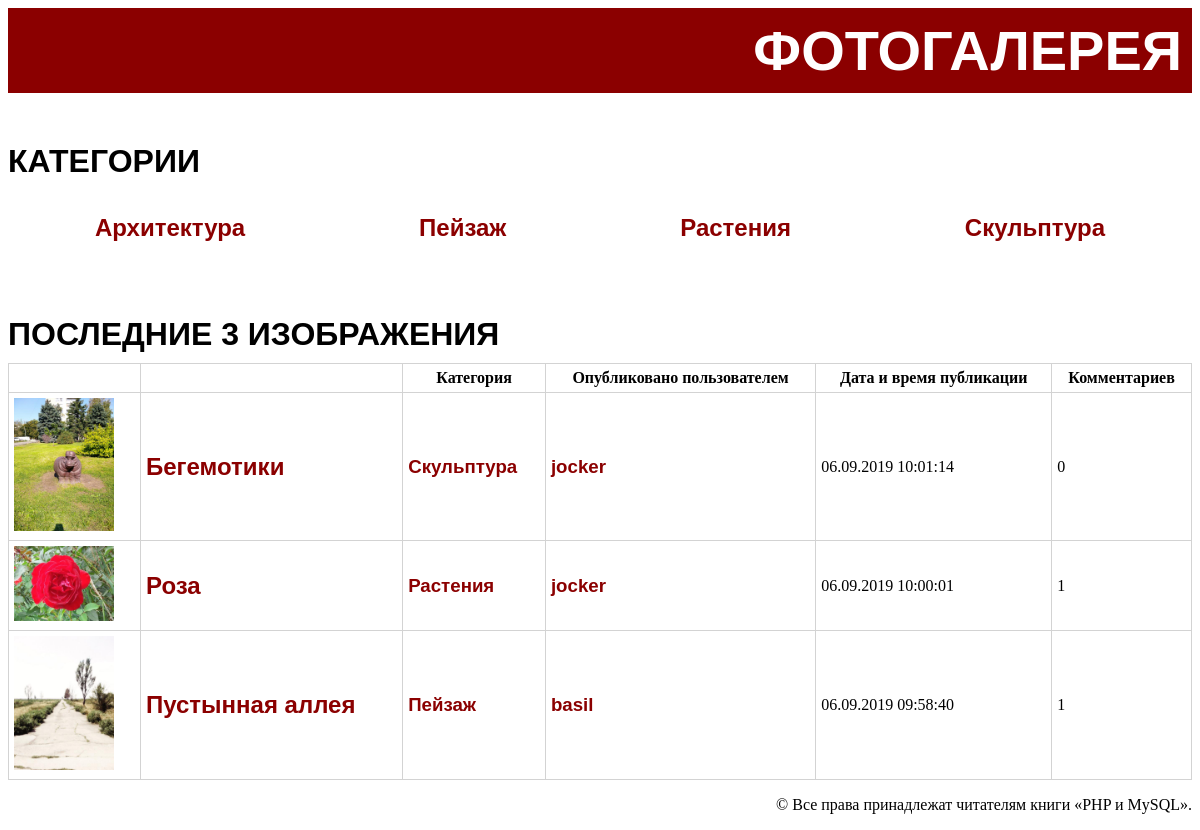
The page / on the database its author committed.
### tables this page shows
CREATE TABLE `categories` (
  `id` int(10) UNSIGNED NOT NULL,
  `name` varchar(20) NOT NULL,
  `slug` varchar(20) NOT NULL
);

CREATE TABLE `pictures` (
  `id` int(10) UNSIGNED NOT NULL,
  `filename` varchar(24) NOT NULL,
  `title` tinytext NOT NULL,
  `description` text NOT NULL,
  `category` int(10) UNSIGNED NOT NULL,
  `user` int(10) UNSIGNED NOT NULL,
  `uploaded` timestamp NOT NULL DEFAULT current_timestamp()
);

CREATE TABLE `users` (
  `id` int(10) UNSIGNED NOT NULL,
  `name` varchar(20) NOT NULL
);

### modules/helpers.php (called while the page is built, shortened)
<?php
    function render(string $template, array $context) {
        global $base_path;
        extract($context);
        require $base_path . '\modules\templates\\' . $template . '.php';
    }
    function connect_to_db(){
        $conn_str = 'mysql:host=' . \Settings\DB_HOST . ';dbname=' .
            \Settings\DB_NAME . ';charset=utf8';
        return new \PDO($conn_str, \Settings\DB_USERNAME,
            \Settings\DB_PASSWORD);
    }
    function get_formatted_timestamp(string $timestamp): string {
        return strftime('%d.%m.%Y %H:%M:%S', strtotime($timestamp));
    }

### modules/controllers/basecontroller.php (called while the page is built, shortened)
<?php
require_once $base_path . 'modules\helpers.php';
class BaseController {
    protected function render(string $template, array $context) {
        $this->context_append($context);
        \Helpers\render($template, $context);
    }
}

### modules/controllers/images.php (called while the page is built, shortened)
<?php
class Images extends BaseController {
    function list() {
        $cats = new \Models\Category();
        $cats->select();
        $picts = new \Models\Picture();
        $picts->select('pictures.id, title, filename, uploaded, ' .
            'users.name AS user_name, categories.name AS cat_name, ' .
            'categories.slug, (SELECT COUNT(*) FROM comments ' .
            'WHERE comments.picture = pictures.id) AS comment_count',
            ['users', 'categories'], '', NULL, '', 0, 3);
        $ctx = ['cats' => $cats, 'picts' => $picts];
        $this->render('list', $ctx);
    }
}

### index.php (called while the page is built, shortened)
<?php
$base_path = __DIR__ . '\\';
require_once $base_path . 'modules\router.php';

### modules/models/Model.php (called while the page is built, shortened)
<?php
require_once $base_path . 'modules\helpers.php';
class Model implements \Iterator {
    static private $connection = NULL;
    function __construct() {
        if (!self::$connection)
            self::$connection = \Helpers\connect_to_db();
    }
    function run($sql, $params = NULL) {
        $this->query = self::$connection->prepare($sql);
        $this->query->execute();
    }
    function select($fields = '*', $links = NULL, $where = '',
        $params = NULL, $order = '', $offset = NULL, $limit = NULL,
        $group = '', $having = '') {
        $s = 'SELECT ' . $fields . ' FROM ' . static::TABLE_NAME;
        if ($links)
            foreach ($links as $ext_table) {
                $rel = static::RELATIONS[$ext_table];
                $s .= ' ' . ((key_exists('type', $rel)) ?
                    $rel['type'] : 'INNER') . ' JOIN ' .  $ext_table .
                    ' ON ' . static::TABLE_NAME . '.' .
                    $rel['external'] . ' = ' . $ext_table . '.' .
                    $rel['primary'];
            }
        if ($order)
            $s .= ' ORDER BY ' . $order;
        else
            $s .= ' ORDER BY ' . static::DEFAULT_ORDER;
        if ($limit && $offset !== NULL)
            $s .= ' LIMIT ' . $offset . ', ' . $limit;
        $s .= ';';
        $this->run($s, $params);
    }
}

### modules/templates/list.php (the view)
<?php require \Helpers\get_fragment_path('__header') ?>
<h2>Категории</h2>
<section id="categories">
    <?php foreach ($cats as $cat) { ?>
    <h3><a href="/cats/<?php echo $cat['slug'] ?>/">
        <?php echo $cat['name'] ?>
    </a></h3>
    <?php } ?>
</section>
<h2>Последние 3 изображения</h2>
<table id="gallery">
    <tr><th></th><th></th><th>Категория</th>
    <th>Опубликовано пользователем</th>
    <th>Дата и время публикации</th><th>Комментариев</th></tr>
    <?php foreach ($picts as $pict) { ?>
    <tr>
        <td><a href="/<?php echo $pict['id'] ?>/?ref=index">
            <img src="<?php echo \Settings\IMAGE_PATH . $pict['filename'] ?>">
        </a></td>
        <td><a href="/<?php echo $pict['id'] ?>/?ref=index">
            <h3><?php echo $pict['title'] ?></h3>
        </a></td>
        <td><h4><a href="/cats/<?php echo $pict['slug'] ?>">
            <?php echo $pict['cat_name'] ?>
        </a></h4></td>
        <td><h4><a href="/users/<?php echo $pict['user_name'] ?>">
            <?php echo $pict['user_name'] ?>
        </a></h4></td>
        <td><?php echo \Helpers\get_formatted_timestamp($pict['uploaded']) ?></td>
        <td><?php echo $pict['comment_count'] ?></td>
    </tr>
    <?php } ?>
</table>
<?php require \Helpers\get_fragment_path('__footer') ?>

### modules/router.php (shortened to what this page needs)
<?php
$request_path = $_GET['route'];
$result = [];
if (preg_match('/^cats\/(\w+)$/', $request_path, $result) === 1) {
    $ctr = new \Controllers\Images();
    $ctr->by_cat($result[1]);
} else if (preg_match('/^users\/(\w+)$/', $request_path, $result) === 1) {
    $ctr = new \Controllers\Images();
    $ctr->by_user($result[1]);
} else if (preg_match('/^(\d+)$/', $request_path, $result) === 1) {
    $index = (integer)$result[1];
    $ctr = new \Controllers\Images();
    $ctr->item($index);
} else if ($request_path == '') {
    $ctr = new \Controllers\Images();
    $ctr->list();
} else {
    throw new Page404Exception();
}

### modules/templates/__header.inc.php (shortened to what this page needs)
<!doctype html>
<html>
<head>
    <link href="/styles.css" rel="stylesheet" type="text/css">
</head>
<body>
<h1><a href="/"><?php echo \Settings\SITE_NAME ?></a></h1>

### modules/templates/__footer.inc.php
<p id="copyright">&copy; Все права принадлежат читателям книги &laquo;PHP и MySQL&raquo;.</p>
</body>
</html>

### styles.css (style rules this page uses)
body { font-family: "Times New Roman", serif; font-size: 12pt; }
h1, h2, h3, h4 { font-family: Verdana, sans-serif; }
h1, h2 { text-transform: uppercase; }
h1 { margin: 0px; padding: 10px; font-size: 42pt; background-color: darkred; text-align: right; }
a { color: darkred; text-decoration: none; }
h1 a { color: white; }
h2 { font-size: 24pt; margin: 50px 0px 10px 0px; }
h3 { font-size: 18pt; }
h4 { font-size: 14pt; }
#categories { display: flex; flex-wrap: wrap; justify-content: space-around; }
table { width: 100%; border-collapse: collapse; }
#gallery th, #gallery td { border: 1px solid lightgrey; padding: 5px; }
#gallery img { text-align: center; width: 100px; }
#copyright { text-align: right; }

### rows shown on the page
categories: name "Архитектура"
categories: name "Пейзаж"
categories: name "Растения"
categories: name "Скульптура"
pictures: filename (picture), title "Бегемотики", category.name "Скульптура", user.name "jocker", uploaded "06.09.2019 10:01:14", comment_count "0"
pictures: filename (picture), title "Роза", category.name "Растения", user.name "jocker", uploaded "06.09.2019 10:00:01", comment_count "1"
pictures: filename (picture), title "Пустынная аллея", category.name "Пейзаж", user.name "basil", uploaded "06.09.2019 09:58:40", comment_count "1"
